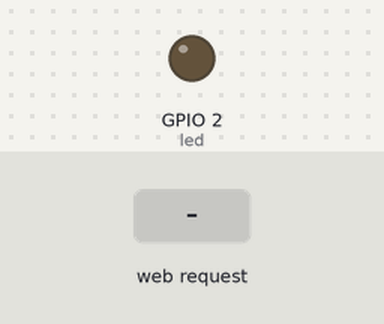
This program was run on a simulated ESP8266 (NodeMCU). On the bench: output pins drawn as LEDs (lit = HIGH). The test bench sets the inputs (shaded band).

Above: at 2.2 s.
2.3 s: HTTP request GET / received
At 3.6 s:
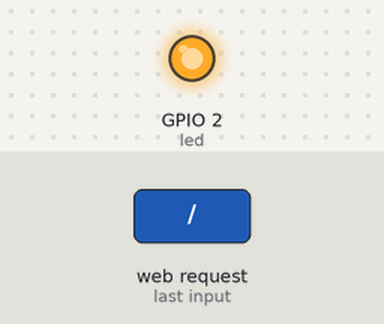
4.0 s: HTTP request GET /?led=0 received
At 4.7 s:
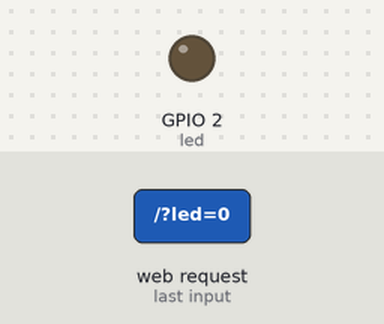
5.5 s: HTTP request GET /?led=1 received
At 5.9 s:
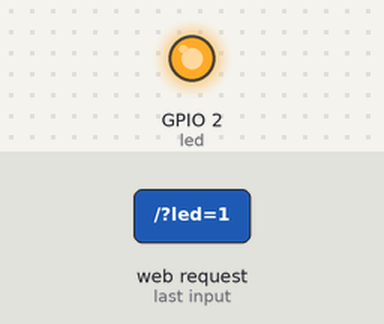
Timing chart, 0 to 8.5 s (numbered marks = the images above; inputs shaded):
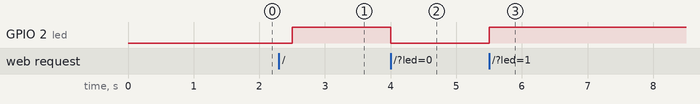

Measured:
- after the input at 2.3 s, GPIO 2 (led): LOW → HIGH after 0.20 s
- after the input at 4.0 s, GPIO 2 (led): HIGH → LOW at once
- after the input at 5.5 s, GPIO 2 (led): LOW → HIGH at once

The program:

main.cpp
```cpp
#include <ESP8266WiFi.h>
#include <WiFiClient.h>
#include <ESP8266WebServer.h>
#include <ESP8266mDNS.h>

const char* ssid = "esp8266";
const int led = 2;

ESP8266WebServer server(80);

void handleNotFound(){
  String message = "File Not Found\n\n";
  message += "URI: ";
  message += server.uri();
  message += "\nMethod: ";
  message += (server.method() == HTTP_GET)?"GET":"POST";
  message += "\nArguments: ";
  message += server.args();
  message += "\n";
  for (uint8_t i=0; i<server.args(); i++){
    message += " " + server.argName(i) + ": " + server.arg(i) + "\n";
  }
  server.send(404, "text/plain", message);
}


/* Go to http://192.168.4.1 in a web browser */

int counter = 0;
void handleRoot() {
  static char buff[1000] = {};
  long led_state = 1;
  if(server.hasArg("led")) {
    led_state = server.arg("led").toInt();
  }

  sprintf(
    buff,
    "<h1> welcome to esp8266 </br>"
    "<p> page access count = %d </p><br/>"
    "SET LED <a href='?led=%d'>TO <b>%d</b></a>"
    "</h1>"
    ,
    ++counter,
    !led_state,
    led_state
  );

  server.send(200, "text/html", buff);
  digitalWrite(led, led_state);
}

void setup() {
  delay(1000);
  pinMode(led, OUTPUT);

  // Serial.begin(115200);
  // Serial.println();
  // Serial.print("Configuring access point...");

  WiFi.softAP(ssid);
  IPAddress myIP = WiFi.softAPIP();

  // Serial.print("AP IP address: ");
  // Serial.println(myIP);

  server.on("/", handleRoot);
  server.onNotFound(handleNotFound);

  server.begin();
  // Serial.println("HTTP server started");
}

void loop() {
  server.handleClient();
  delay(500);
}
```
